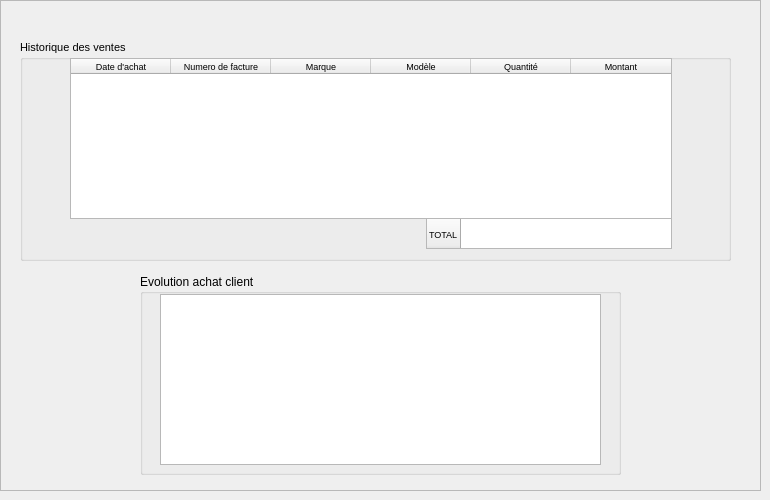
    <widget class="QWidget" name="tab_10">
     <attribute name="title">
      <string>Page</string>
     </attribute>
     <widget class="QFrame" name="frame_histoventes">
      <property name="geometry">
       <rect>
        <x>0</x>
        <y>0</y>
        <width>761</width>
        <height>491</height>
       </rect>
      </property>
      <property name="frameShape">
       <enum>QFrame::StyledPanel</enum>
      </property>
      <property name="frameShadow">
       <enum>QFrame::Raised</enum>
      </property>
      <widget class="QGroupBox" name="groupBox_10">
       <property name="geometry">
        <rect>
         <x>20</x>
         <y>40</y>
         <width>711</width>
         <height>221</height>
        </rect>
       </property>
       <property name="font">
        <font>
         <pointsize>8</pointsize>
        </font>
       </property>
       <property name="title">
        <string>Historique des ventes</string>
       </property>
       <property name="checkable">
        <bool>false</bool>
       </property>
       <widget class="QTableWidget" name="histo_tab">
        <property name="geometry">
         <rect>
          <x>50</x>
          <y>18</y>
          <width>602</width>
          <height>161</height>
         </rect>
        </property>
        <property name="font">
         <font>
          <pointsize>7</pointsize>
         </font>
        </property>
        <attribute name="horizontalHeaderDefaultSectionSize">
         <number>100</number>
        </attribute>
        <attribute name="verticalHeaderDefaultSectionSize">
         <number>30</number>
        </attribute>
        <attribute name="verticalHeaderMinimumSectionSize">
         <number>15</number>
        </attribute>
        <column>
         <property name="text">
          <string>Date d'achat</string>
         </property>
         <property name="font">
          <font>
           <pointsize>7</pointsize>
          </font>
         </property>
        </column>
        <column>
         <property name="text">
          <string>Numero de facture</string>
         </property>
         <property name="font">
          <font>
           <pointsize>7</pointsize>
          </font>
         </property>
        </column>
        <column>
         <property name="text">
          <string>Marque</string>
         </property>
         <property name="font">
          <font>
           <pointsize>7</pointsize>
          </font>
         </property>
        </column>
        <column>
         <property name="text">
          <string>Modèle</string>
         </property>
         <property name="font">
          <font>
           <pointsize>7</pointsize>
          </font>
         </property>
        </column>
        <column>
         <property name="text">
          <string>Quantité</string>
         </property>
         <property name="font">
          <font>
           <pointsize>7</pointsize>
          </font>
         </property>
        </column>
        <column>
         <property name="text">
          <string>Montant</string>
         </property>
         <property name="font">
          <font>
           <pointsize>7</pointsize>
          </font>
         </property>
        </column>
       </widget>
       <widget class="QTableWidget" name="histo_total">
        <property name="geometry">
         <rect>
          <x>406</x>
          <y>178</y>
          <width>246</width>
          <height>31</height>
         </rect>
        </property>
        <row>
         <property name="text">
          <string>TOTAL</string>
         </property>
         <property name="font">
          <font>
           <pointsize>7</pointsize>
          </font>
         </property>
        </row>
       </widget>
      </widget>
      <widget class="QGroupBox" name="groupBox_11">
       <property name="geometry">
        <rect>
         <x>140</x>
         <y>274</y>
         <width>481</width>
         <height>201</height>
        </rect>
       </property>
       <property name="title">
        <string>Evolution achat client</string>
       </property>
       <widget class="QGraphicsView" name="histo_evo_graphique">
        <property name="geometry">
         <rect>
          <x>20</x>
          <y>20</y>
          <width>441</width>
          <height>171</height>
         </rect>
        </property>
       </widget>
      </widget>
     </widget>
    </widget>
